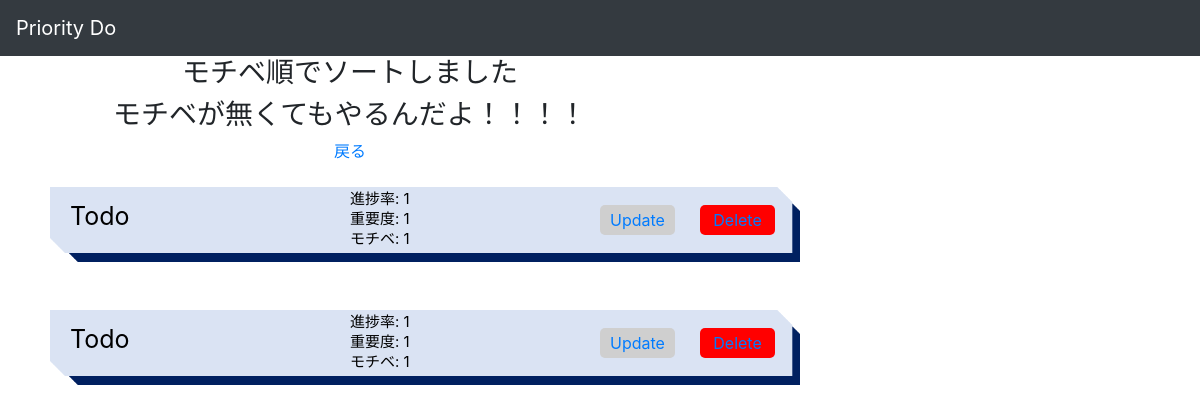
Before: /sort_motivation with the older database file.
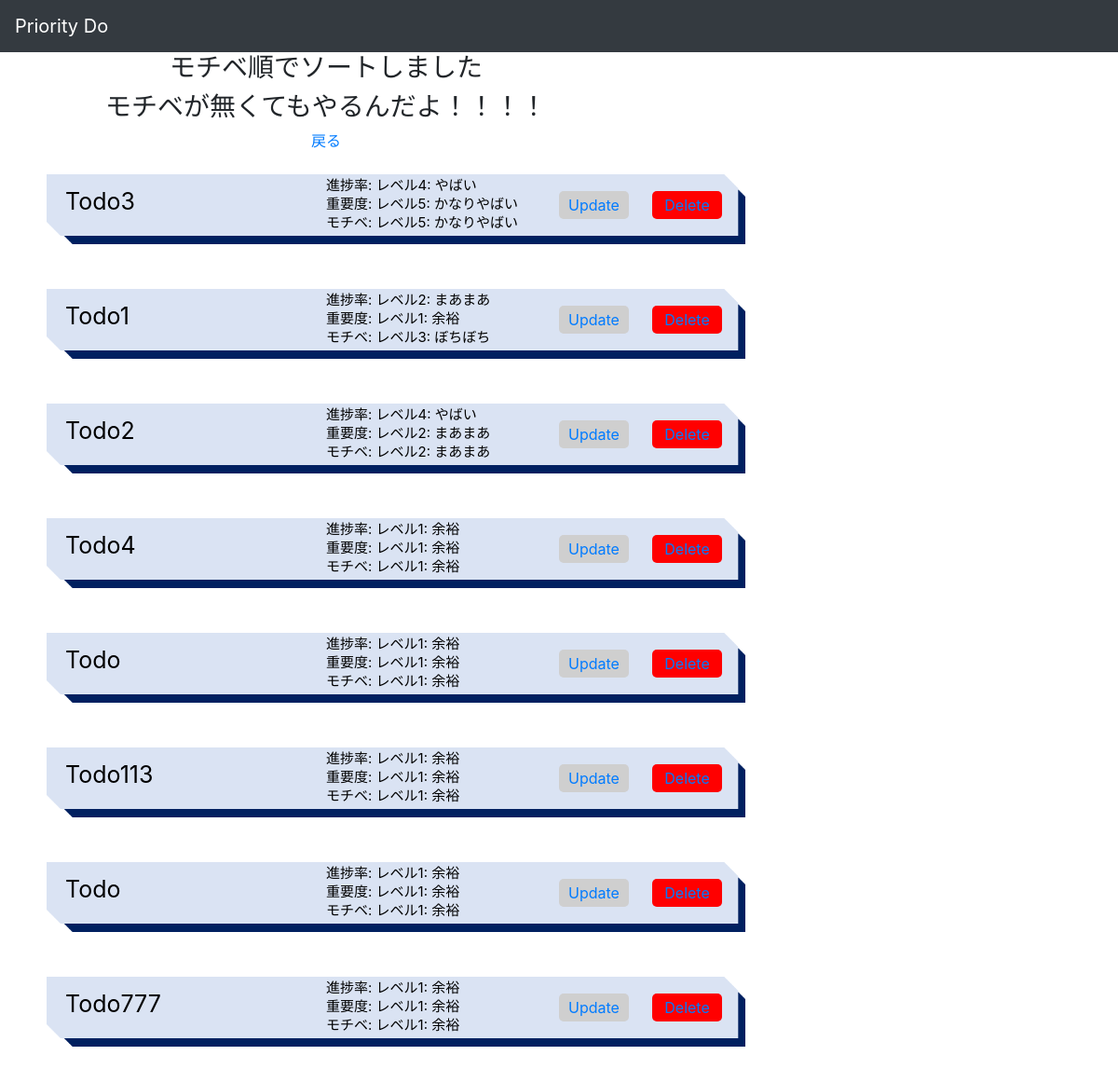
After: the same page with the newer database file.
### todo/models.py (models this page shows)
class Todo(models.Model):
    class Meta(object):
        db_table = 'todo'
    priorityList = [
        ("レベル1---余裕", "余裕"),
        ("レベル2---まあまあ", "まあまあ"),
        ("レベル3---ぼちぼち", "ぼちぼち"),
        ("レベル4---やばい", "やばい"),
        ("レベル5---かなりやばい", "かなりやばい")
    ]
    title = models.CharField(verbose_name='todo text', max_length=200, default='Todo')
    completed = models.BooleanField(verbose_name='completed', default=False)
    progress = models.CharField(verbose_name='progress',choices=priorityList, default=1, max_length=20)
    importance = models.CharField(verbose_name='importance',choices=priorityList, default=1, max_length=20)
    motivation = models.CharField(verbose_name='motivation',choices=priorityList, default=1, max_length=20)
    def __str__(self):
        return self.title

### todo/views.py (the view)
# urls.py: path('sort_motivation', views.sort_motivation, name="sort_motivation"),
def sort_motivation(request):
    todo = Todo.objects.order_by('-motivation').all()
    context = {'todo':todo}
    return render(request, 'todo/sort_motivation.html', context)

### templates/todo/sort_motivation.html (shortened to what this page needs)
{% extends "base.html" %}
{% load static %}
{% block content %}
<div style="text-align:center;">
    <head>
        <link rel="stylesheet" href="//../../static/css/bootstrap/css/bootstrap.min.css">
    </head>
    <h3>モチベ順でソートしました</h3>
    <h3>モチベが無くてもやるんだよ！！！！</h3>
    <a href=" {% url 'list' %}">戻る</a>
    {% for i in todo %}
    <div class='a1'>
        <br>
        <img src="/../../static/images/list.png" width="750" height="75"></image>
        {% if i.completed == True %}
        <strike>
            <p class="title">{{i}}</p>
            <p class="progress2">進捗率: {{i.progress}}</p>
            <p class="importance">重要度: {{i.importance}}</p>
            <p class="motivation">モチベ: {{i.motivation}}</p>
        </strike>
        {% else %}
        <span>
            <p class="title">{{i}}</p>
            <p class="progress2">進捗率: {{i.progress}}</p>
            <p class="importance">重要度: {{i.importance}}</p>
            <p class="motivation">モチベ: {{i.motivation}}</p>
        </span>
        {% endif %}
        <p class="update"><a href="{% url 'update_todo' i.id %}">Update</a></p>
        <p class="delete"><a href="{% url 'delete' i.id %}">Delete</a></p>
        <br>
    </div>
    {% endfor %}
    {% endblock content %}

Changed rows visible on the page:
removed Todo: title "Todo", progress "1", importance "1", motivation "1"
removed Todo: title "Todo", progress "1", importance "1", motivation "1"
added Todo: title "Todo3", progress "レベル4: やばい", importance "レベル5: かなりやばい", motivation "レベル5: かなりやばい"
added Todo: title "Todo1", progress "レベル2: まあまあ", importance "レベル1: 余裕", motivation "レベル3: ぼちぼち"
added Todo: title "Todo2", progress "レベル4: やばい", importance "レベル2: まあまあ", motivation "レベル2: まあまあ"
added Todo: title "Todo4", progress "レベル1: 余裕", importance "レベル1: 余裕", motivation "レベル1: 余裕"
added Todo: title "Todo", progress "レベル1: 余裕", importance "レベル1: 余裕", motivation "レベル1: 余裕"
added Todo: title "Todo113", progress "レベル1: 余裕", importance "レベル1: 余裕", motivation "レベル1: 余裕"
added Todo: title "Todo", progress "レベル1: 余裕", importance "レベル1: 余裕", motivation "レベル1: 余裕"
added Todo: title "Todo777", progress "レベル1: 余裕", importance "レベル1: 余裕", motivation "レベル1: 余裕"
